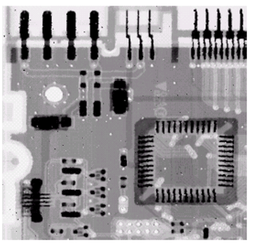
#> input picture DIP Final Practise/problem 3/image/3b.png, 256 x 246 px, shrunk from 705 x 678 before the run
$ python 3b.py
#> lines starting #> are read from the running program, lines starting #| are printed output that depends on the picture
# 3.(b) Use different sizes of mask (3×3, 5×5, 7×7) with average filter for noise suppression
# and observe their performance in terms of PSNR.
import cv2
import numpy as np
import matplotlib.pyplot as plt

#Function for Average Spatial Filter

def average_filter(image, mask_size):
    filtered_image = image.copy()
    height, width = filtered_image.shape
    offset, weight = mask_size // 2, mask_size * mask_size

    for r in range(height):
        for c in range(width):
            filtered_image[r, c] = 0;
            for x in range(-offset, offset + 1):
                for y in range(-offset, offset + 1):
                    if (r + x >= 0 and r + x < height and c + y >= 0 and c + y < width):
                        filtered_image[r, c] += (image[r + x, c + y] / weight)

    return np.uint8(filtered_image)

#Function for adding Salt & Pepper Noise
def add_salt_and_pepper_noise(image, percent):
#> called with percent = 15
    noisy_image = image.copy()
    total_pixels = image.shape[0] * image.shape[1]
#> total_pixels = 62976
    noise_amount = int(total_pixels * (percent / 100))
#> noise_amount = 9446

    for _ in range(noise_amount):
        row = np.random.randint(0, image.shape[0])
        col = np.random.randint(0, image.shape[1])

        # Randomly choose between salt or pepper
        if np.random.rand() < 0.5:
            noisy_image[row, col] = 0     # pepper
        else:
            noisy_image[row, col] = 255   # salt
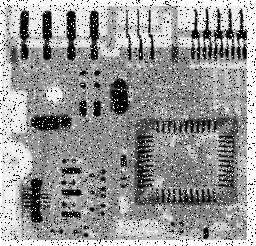
#> noisy_image: shape (246, 256); min 0, max 255, mean 151.1

    return noisy_image

#Function for calculating PSNR (Peak Signal to Noise Ratio)
def compute_psnr(image1, image2):
    mse = np.mean((image1 - image2) ** 2)
#> mse = 13.17
    if mse == 0:
        return float('inf')
    psnr = 20 * np.log10(255.0) - 10 * np.log10(mse)
#> psnr = 36.94
    return round(psnr,2)

#Loading the Image
character_image = cv2.imread("image/3b.png", 0)
plt.imshow(character_image, cmap = "gray")
plt.title("Original Image")
plt.show()

#Adding Salt & Pepper Noise to the Image
noisy_character_image = add_salt_and_pepper_noise(character_image, 15)
plt.imshow(noisy_character_image, cmap = "gray")
plt.title("The Noisy Image")
plt.show()
psnr = compute_psnr(character_image, noisy_character_image)
#> psnr = 36.94
print(f"PSNR = {psnr}")
#| PSNR = 36.94

#Applying average filter with (3x3, 5x5, 7x7) mask
for mask_size in range(3, 8, 2):
    avg_character_image = average_filter(noisy_character_image, mask_size)
    plt.imshow(cv2.cvtColor(avg_character_image, cv2.COLOR_BGR2RGB))
    plt.title(f"Noisy Image after applying Averaging Filter of mask size {mask_size}x{mask_size}")
    plt.show()
    print(f"PSNR = {compute_psnr(noisy_character_image, avg_character_image)}")
#> this loop made 3 passes
#> (mse in compute_psnr, psnr in compute_psnr) on passes 1 to 3: (83.8, 28.9), (101.2, 28.08), (110.2, 27.71)
#| PSNR = 28.9
#| PSNR = 28.08
#| PSNR = 27.71
#> pass 1, `avg_character_image = average_filter(noisy_character_image, mask_size)`:
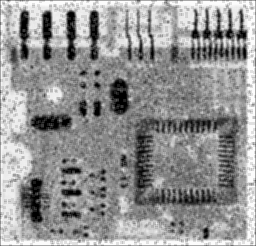
#> avg_character_image: shape (246, 256); min 0, max 252, mean 146.4
#> pass 2, `avg_character_image = average_filter(noisy_character_image, mask_size)`:
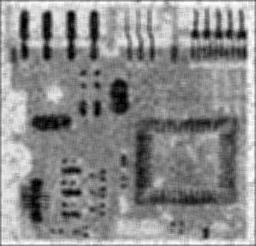
#> avg_character_image: shape (246, 256); min 0, max 250, mean 138.9
#> pass 3, `avg_character_image = average_filter(noisy_character_image, mask_size)`:
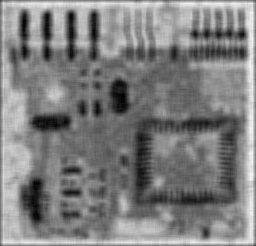
#> avg_character_image: shape (246, 256); min 0, max 245, mean 126.2
